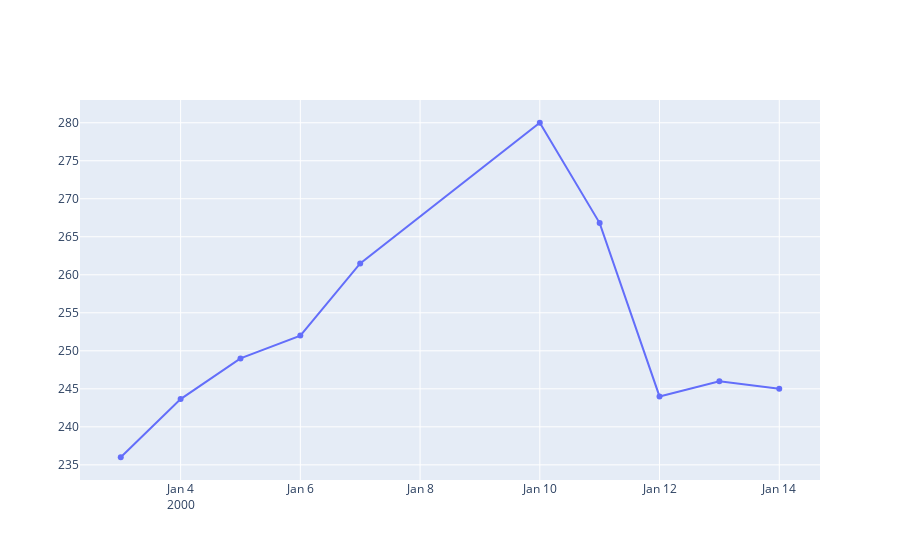

Notebook code for this chart:
### Code cell
fig.add_scatter(x = data['Date'], y = data['Open'])

### Figure 1 — Plotly figure (JSON) as saved in the notebook; plotly's stock layout.template omitted (floating-point values rounded to 4 significant figures)
{"data": [{"type": "scatter", "x": ["2000-01-03", "2000-01-04", "2000-01-05", "2000-01-06", "2000-01-07", "2000-01-10", "2000-01-11", "2000-01-12", "2000-01-13", "2000-01-14"], "y": [236, 243.7, 249, 252, 261.5, 280, 266.8, 244, 246, 245]}], "layout": {}}
